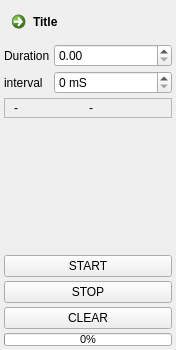
<?xml version="1.0" encoding="UTF-8"?>
<ui version="4.0">
 <class>Form</class>
 <widget class="QWidget" name="Form">
  <property name="geometry">
   <rect>
    <x>0</x>
    <y>0</y>
    <width>176</width>
    <height>350</height>
   </rect>
  </property>
  <property name="sizePolicy">
   <sizepolicy hsizetype="Preferred" vsizetype="Preferred">
    <horstretch>0</horstretch>
    <verstretch>0</verstretch>
   </sizepolicy>
  </property>
  <property name="minimumSize">
   <size>
    <width>0</width>
    <height>350</height>
   </size>
  </property>
  <property name="windowTitle">
   <string>Form</string>
  </property>
  <layout class="QFormLayout" name="formLayout">
   <property name="sizeConstraint">
    <enum>QLayout::SetNoConstraint</enum>
   </property>
   <property name="fieldGrowthPolicy">
    <enum>QFormLayout::AllNonFixedFieldsGrow</enum>
   </property>
   <property name="horizontalSpacing">
    <number>4</number>
   </property>
   <property name="verticalSpacing">
    <number>4</number>
   </property>
   <property name="leftMargin">
    <number>4</number>
   </property>
   <property name="topMargin">
    <number>4</number>
   </property>
   <property name="rightMargin">
    <number>4</number>
   </property>
   <property name="bottomMargin">
    <number>4</number>
   </property>
   <item row="0" column="0" colspan="2">
    <widget class="QCommandLinkButton" name="titleButton">
     <property name="text">
      <string>Title</string>
     </property>
    </widget>
   </item>
   <item row="1" column="0">
    <widget class="QLabel" name="label_2">
     <property name="text">
      <string>Duration</string>
     </property>
    </widget>
   </item>
   <item row="1" column="1">
    <widget class="QDoubleSpinBox" name="durationBox"/>
   </item>
   <item row="2" column="0">
    <widget class="QLabel" name="label">
     <property name="text">
      <string>interval</string>
     </property>
    </widget>
   </item>
   <item row="2" column="1">
    <widget class="QSpinBox" name="intervalBox">
     <property name="suffix">
      <string> mS</string>
     </property>
    </widget>
   </item>
   <item row="3" column="0" colspan="2">
    <widget class="QFrame" name="frame">
     <property name="minimumSize">
      <size>
       <width>100</width>
       <height>20</height>
      </size>
     </property>
     <property name="frameShape">
      <enum>QFrame::StyledPanel</enum>
     </property>
     <property name="frameShadow">
      <enum>QFrame::Raised</enum>
     </property>
     <property name="class" stdset="0">
      <string>myframe</string>
     </property>
     <layout class="QHBoxLayout" name="horizontalLayout">
      <property name="spacing">
       <number>2</number>
      </property>
      <property name="topMargin">
       <number>0</number>
      </property>
      <property name="bottomMargin">
       <number>0</number>
      </property>
      <item>
       <widget class="QLabel" name="xLabel">
        <property name="text">
         <string>-</string>
        </property>
       </widget>
      </item>
      <item>
       <widget class="QLabel" name="yLabel">
        <property name="text">
         <string>-</string>
        </property>
       </widget>
      </item>
     </layout>
    </widget>
   </item>
   <item row="4" column="0">
    <spacer name="verticalSpacer">
     <property name="orientation">
      <enum>Qt::Vertical</enum>
     </property>
     <property name="sizeHint" stdset="0">
      <size>
       <width>20</width>
       <height>40</height>
      </size>
     </property>
    </spacer>
   </item>
   <item row="6" column="0" colspan="2">
    <widget class="QPushButton" name="startButton">
     <property name="text">
      <string>START</string>
     </property>
     <property name="icon">
      <iconset resource="resplus.qrc">
       <normaloff>:/control/play.svg</normaloff>:/control/play.svg</iconset>
     </property>
    </widget>
   </item>
   <item row="7" column="0" colspan="2">
    <widget class="QPushButton" name="stopButton">
     <property name="text">
      <string>STOP</string>
     </property>
     <property name="icon">
      <iconset resource="resplus.qrc">
       <normaloff>:/control/stop.svg</normaloff>:/control/stop.svg</iconset>
     </property>
    </widget>
   </item>
   <item row="8" column="0" colspan="2">
    <widget class="QPushButton" name="clearButton">
     <property name="text">
      <string>CLEAR</string>
     </property>
     <property name="icon">
      <iconset resource="resplus.qrc">
       <normaloff>:/control/reset.svg</normaloff>:/control/reset.svg</iconset>
     </property>
    </widget>
   </item>
   <item row="9" column="0" colspan="2">
    <widget class="QProgressBar" name="progressBar">
     <property name="maximumSize">
      <size>
       <width>16777215</width>
       <height>13</height>
      </size>
     </property>
     <property name="font">
      <font>
       <pointsize>8</pointsize>
      </font>
     </property>
     <property name="value">
      <number>0</number>
     </property>
    </widget>
   </item>
  </layout>
 </widget>
 <resources>
  <include location="resplus.qrc"/>
 </resources>
 <connections>
  <connection>
   <sender>startButton</sender>
   <signal>clicked()</signal>
   <receiver>Form</receiver>
   <slot>startLogging()</slot>
   <hints>
    <hint type="sourcelabel">
     <x>72</x>
     <y>265</y>
    </hint>
    <hint type="destinationlabel">
     <x>0</x>
     <y>326</y>
    </hint>
   </hints>
  </connection>
  <connection>
   <sender>stopButton</sender>
   <signal>clicked()</signal>
   <receiver>Form</receiver>
   <slot>stopLogging()</slot>
   <hints>
    <hint type="sourcelabel">
     <x>134</x>
     <y>291</y>
    </hint>
    <hint type="destinationlabel">
     <x>176</x>
     <y>343</y>
    </hint>
   </hints>
  </connection>
  <connection>
   <sender>clearButton</sender>
   <signal>clicked()</signal>
   <receiver>Form</receiver>
   <slot>clearLogging()</slot>
   <hints>
    <hint type="sourcelabel">
     <x>111</x>
     <y>334</y>
    </hint>
    <hint type="destinationlabel">
     <x>176</x>
     <y>349</y>
    </hint>
   </hints>
  </connection>
  <connection>
   <sender>titleButton</sender>
   <signal>clicked()</signal>
   <receiver>Form</receiver>
   <slot>emitInit()</slot>
   <hints>
    <hint type="sourcelabel">
     <x>145</x>
     <y>32</y>
    </hint>
    <hint type="destinationlabel">
     <x>184</x>
     <y>27</y>
    </hint>
   </hints>
  </connection>
 </connections>
 <slots>
  <slot>startLogging()</slot>
  <slot>stopLogging()</slot>
  <slot>clearLogging()</slot>
  <slot>emitInit()</slot>
 </slots>
</ui>
